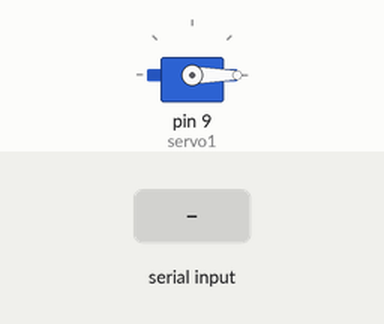
A sketch run on a simulated Arduino Uno, built with avr-gcc and run on an emulated ATmega328P. On the bench: servo. The test bench sets the inputs (shaded band).

Above: at 1.2 s.
1.3 s: "1" received over Serial
At 2.3 s:
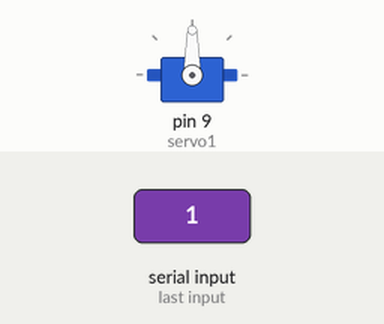
2.8 s: "0" received over Serial
At 3.4 s:
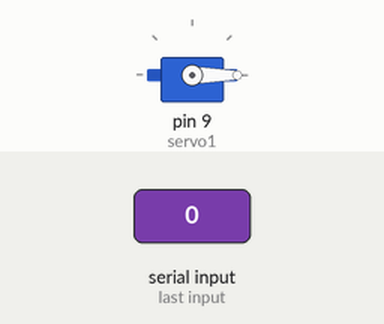
Timing chart, 0 to 5.8 s (numbered marks = the images above; inputs shaded):
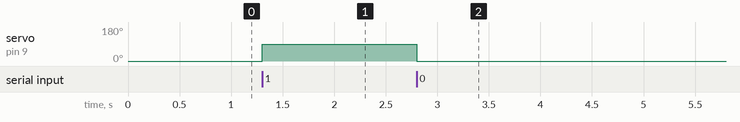

Measured:
- after the input at 1.3 s, servo on pin 9 (servo1): 0° → 90° at once
- after the input at 2.8 s, servo on pin 9 (servo1): 90° → 0° at once

The sketch:

handDetection.ino
```cpp
#include <Servo.h>
Servo servo1;
void setup() {
  // put your setup code here, to run once:
  servo1.attach(9);
  Serial.begin(9600);
  servo1.write(0);
}

void loop() {
  // put your main code here, to run repeatedly:
  if (Serial.available()>0){
    char x = Serial.read();
    if (x=='1'){
      servo1.write(90);

    }else{
      servo1.write(0);

    }
  }
}
```
